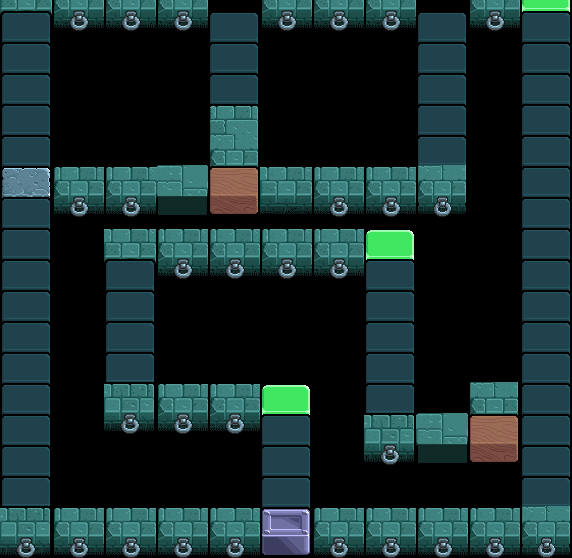

A level layout from a 2D game, rendered from its tile map. Below: a short description, then the map file with tile-grid data replaced by summaries:
An orthogonal 11x18 tile map with 52x31 px tiles, 1 tile layer (块层 1).

<map version="1.0" orientation="orthogonal" width="11" height="18" tilewidth="52" tileheight="31">
 <tileset firstgid="1" name="map_tile" tilewidth="52" tileheight="52" spacing="2" margin="2">
  <image source="map_tile.png" width="256" height="512" />
 </tileset>
 <layer name="块层 1" width="11" height="18">
  <data>[198 cells, 98 non-empty, 14 distinct tile ids]</data>
 </layer>
</map>
